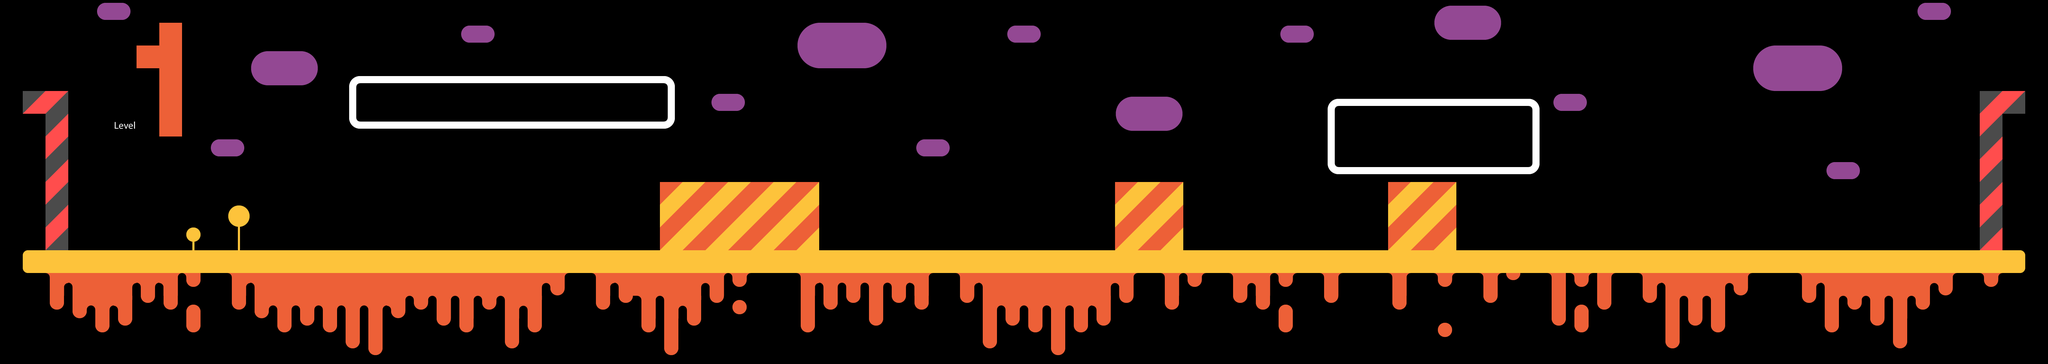

A level layout from a 2D game, rendered from its tile map. Below: a short description, then the map file with tile-grid data replaced by summaries:
An orthogonal 90x16 tile map with 64x64 px tiles, 2 tile layers (Floor_ui, Coins) and 10 objects.

<map version="1.1" tiledversion="2018.08.22" orientation="orthogonal" renderorder="right-down" width="90" height="16" tilewidth="64" tileheight="64" infinite="0" nextlayerid="6" nextobjectid="79">
 <tileset firstgid="1" source="Tiles.tsx" />
 <layer id="1" name="Floor_ui" width="90" height="16">
  <data>[1440 cells, 435 non-empty, 54 distinct tile ids]</data>
 </layer>
 <layer id="2" name="Coins" width="90" height="16">
  <data>[1440 cells, 8 non-empty, 1 distinct tile ids]</data>
 </layer>
 <objectgroup id="3" name="Coins_Object">
  <object id="52" x="4480" y="192" width="64" height="64" />
  <object id="68" x="1216" y="576" width="64" height="64" />
  <object id="69" x="1344" y="448" width="64" height="64" />
  <object id="70" x="1472" y="576" width="64" height="64" />
  <object id="71" x="5376" y="512" width="64" height="64" />
  <object id="72" x="2688" y="512" width="64" height="64" />
  <object id="73" x="3584" y="320" width="64" height="64" />
  <object id="76" x="4928" y="512" width="64" height="64" />
 </objectgroup>
 <objectgroup id="4" name="Enemy_Object" />
 <objectgroup id="5" name="Text_Object">
  <object id="64" x="1040" y="206" width="880" height="64">
   <properties>
    <property name="text" value="Get all Diamonds to complete the level" />
   </properties>
   <text fontfamily="Roboto" pixelsize="48" wrap="1" color="#ffffff">Get all Diamonds to complete the level</text>
  </object>
  <object id="74" x="3808" y="204" width="448" height="128">
   <properties>
    <property name="text">You can jump lower,
if you tap the button</property>
   </properties>
   <text fontfamily="Roboto" pixelsize="48" wrap="1" color="#ffffff">You can jump lower,
if you tap the button</text>
  </object>
 </objectgroup>
</map>
